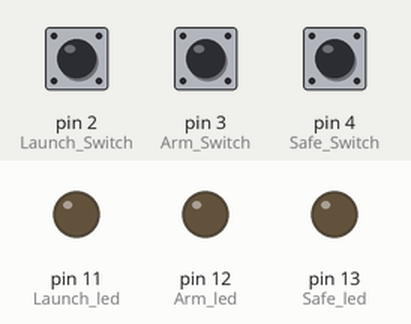
This sketch was run on a simulated Arduino Uno, built with avr-gcc and run on an emulated ATmega328P. Shown: output pins drawn as LEDs (lit = HIGH). Inputs (shaded band) come from the test bench; at power-on: pin 2 (Launch_Switch) LOW, pin 3 (Arm_Switch) LOW, pin 4 (Safe_Switch) LOW.

Above: at 2.2 s.
2.3 s: pin 2 (Launch_Switch) pulled HIGH for 0.15 s
At 3.5 s:
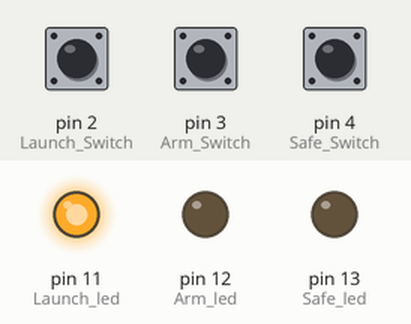
3.9 s: pin 3 (Arm_Switch) pulled HIGH for 0.15 s
At 3.97 s:
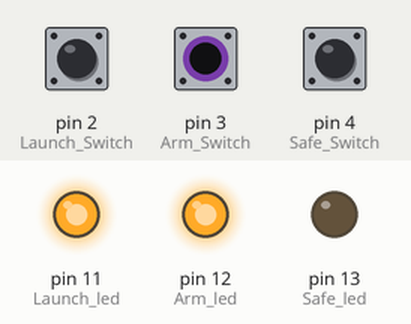
5.5 s: pin 4 (Safe_Switch) pulled HIGH for 0.15 s
At 5.57 s:
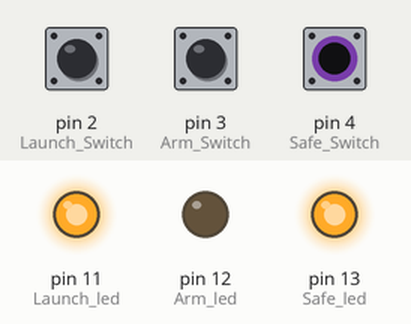
7.1 s: pin 4 (Safe_Switch) pulled HIGH for 3.2 s
At 11.0 s:
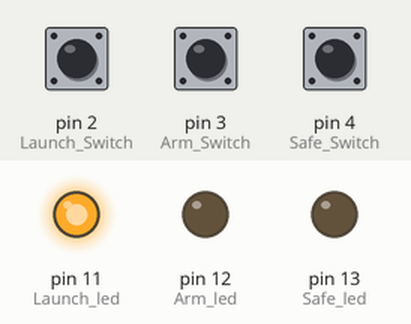
11.8 s: pin 3 (Arm_Switch) pulled HIGH for 3.2 s
At 12.2 s:
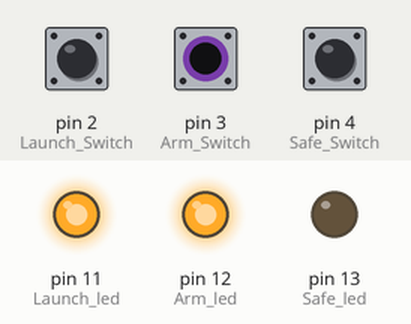
16.5 s: pin 3 (Arm_Switch) driven HIGH and pin 4 (Safe_Switch) driven HIGH
At 16.9 s:
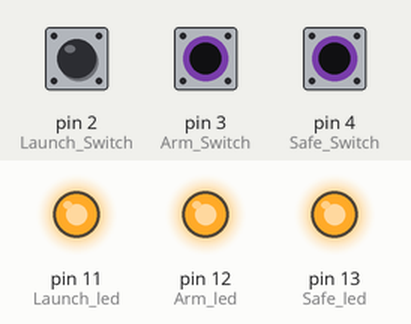
Timing chart, 0 to 19.0 s (numbered marks = the images above; inputs shaded):
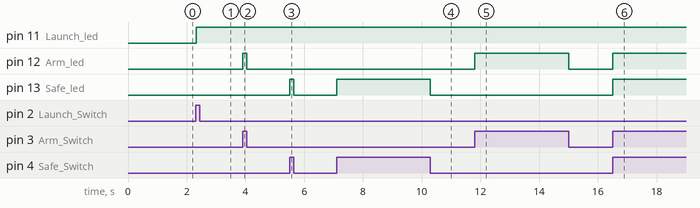

Measured:
- after the input at 2.3 s, pin 11 (Launch_led): LOW → HIGH at once
- after the input at 3.9 s, pin 12 (Arm_led): LOW → HIGH at once, → LOW 0.15 s later
- after the input at 5.5 s, pin 13 (Safe_led): LOW → HIGH at once, → LOW 0.15 s later
- after the input at 7.1 s, pin 13 (Safe_led): LOW → HIGH at once, → LOW 3.2 s later
- after the input at 11.8 s, pin 12 (Arm_led): LOW → HIGH at once, → LOW 3.2 s later
- after the input at 16.5 s, pin 12 (Arm_led), pin 13 (Safe_led): LOW → HIGH at once

The sketch:

LCS_T1.ino
```cpp
const int Launch_Switch = 2;
const int Arm_Switch = 3;
const int Safe_Switch = 4;

const int Launch_led = 11;
const int Arm_led = 12;
const int Safe_led = 13;


void setup() {
  pinMode(Launch_led, OUTPUT);
  pinMode(Arm_led, OUTPUT);
  pinMode(Safe_led, OUTPUT);

  pinMode(Launch_Switch, INPUT);
  pinMode(Arm_Switch, INPUT);
  pinMode(Safe_Switch, INPUT);

  digitalWrite(Safe_led,LOW);
digitalWrite(Arm_led,LOW);
digitalWrite(Launch_led,LOW);
delay(1000);

}
int a=0;
void loop() {
  if(digitalRead(Launch_Switch)==1){
    delay(30);
    digitalWrite(Launch_led,HIGH);
    a=1;

  }else if(a==0){
    digitalWrite(Launch_led,LOW);
  }
  if(digitalRead(Arm_Switch)==1){
    digitalWrite(Arm_led,HIGH);
  }else{
    digitalWrite(Arm_led,LOW);
  }
  if(digitalRead(Safe_Switch)==1){
    digitalWrite(Safe_led,HIGH);
  }else{
    digitalWrite(Safe_led,LOW);
  }

}
```
